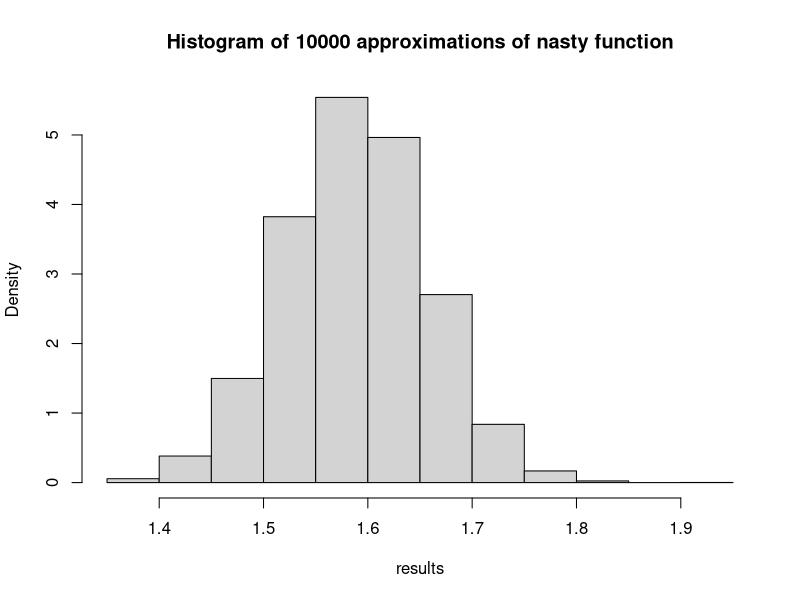
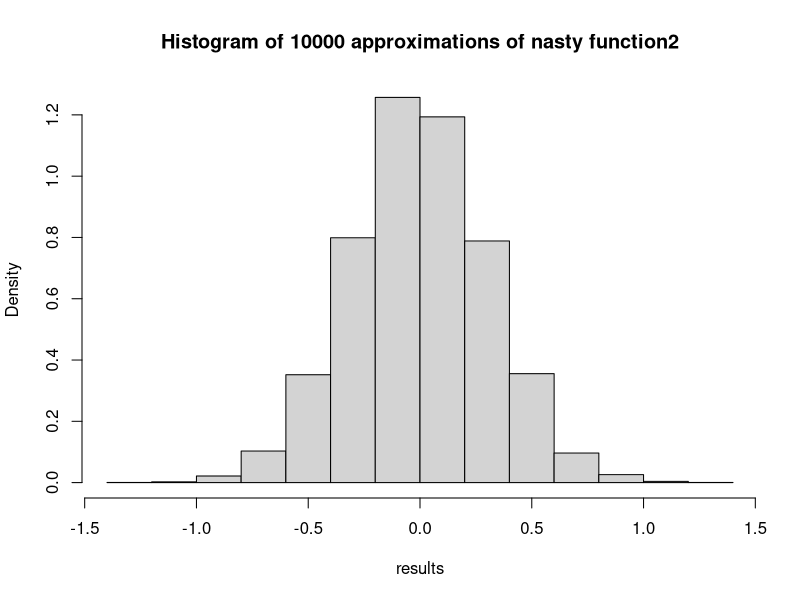

Recreate these plots in R, in order.
##################################################################
## ~~~~~~~~~~~~~~~~~~~~~~~~~~~~~~~~~~~~~~~~~~~~~~~~~~~~~~~~~~~~ ##
## ~~~~~~~~~~~~~~~/// Stat 102C Lab 1 R Code \\\~~~~~~~~~~~~~~~ ##
## ~~~~~~~~~~~~~~~~~~~~~~~~~~~~~~~~~~~~~~~~~~~~~~~~~~~~~~~~~~~~ ##
## ~~~~~~~~~~~~~~~~~~~~ Levon Demirdjian ~~~~~~~~~~~~~~~~~~~~~~ ##
## ~~~~~~~~~~~~~~~~~~~~~~~~~~~~~~~~~~~~~~~~~~~~~~~~~~~~~~~~~~~~ ##
## ~~~~~~~~~~~~~~~~~~~~~~ March 30 2016 ~~~~~~~~~~~~~~~~~~~~~~~ ##
## ~~~~~~~~~~~~~~~~~~~~~~~~~~~~~~~~~~~~~~~~~~~~~~~~~~~~~~~~~~~~ ##
##################################################################


################
## Problem 1: ##
################


## Let's say we want to find the integral, from 0 to 1, of the following
## nasty function:
nasty_function <- function(x){
  6*pi * (x^4)*exp(-x^2)*(log(x) + 3^x)/((x+6)^(0.5))
}

## Of course, we can use R's built in 1-d integration:
integrate(nasty_function, lower = 0, upper = 1)


## We can use random sampling to approximate this integral to
## arbitrary precision:
n <- 1000
u <- runif(n, min = 0, max = 1)
mean(nasty_function(u))


## What happens if we repeat this process many times?
## Could you predict what will happen?
## What happens as n goes to infinity
results <- c()
for(i in 1:10000){
  u <- runif(n, min = 0, max = 1)
  results[i] <- mean(nasty_function(u))
}

hist(results, prob = TRUE, main = "Histogram of 10000 approximations of nasty function")


## ~~~~~~~~~~~~~~~~ ##  
## ~~ Question 1 ~~ ##
## ~~~~~~~~~~~~~~~~ ##

## Part a:
## Repeat the above integration, except now integrate the function from 0 to 5.
## Verify your results using R's "integrate" function. Plot the distribution of 
## approximations using a histogram

## Part b:
## Repeat the above integration, except now integrate the function from 3 to 7.
## Verify your results using R's "integrate" function. Plot the distribution of 
## approximations using a histogram



## ~~~~~~~~~~~~~~~~ ##  
## ~~ Question 2 ~~ ##
## ~~~~~~~~~~~~~~~~ ##

## What if I asked you now to sample from a normal(0,1) distribution instead 
## of uniform? Can you calculate the following integral??

nasty_function2 <- function(x){
  (1/sqrt(2*pi)) * exp(-0.5 * x^2) * (x^5) 
}

integrate(nasty_function2, lower = -Inf, upper = Inf)



## We can use random sampling to approximate this integral to
## arbitrary precision:
n <- 10000
u <- rnorm(n, mean = 0, sd = 1)
mean(u^5)

results <- c()
for(i in 1:10000){
  u <- rnorm(n, mean = 0, sd = 1)
  results[i] <- mean(u^5)
}

hist(results, prob = TRUE, main = "Histogram of 10000 approximations of nasty function2")




